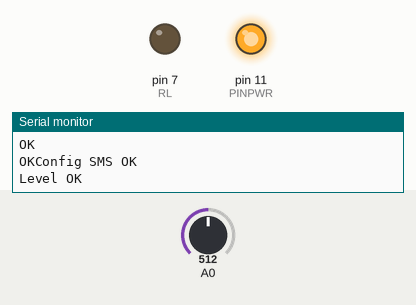
Recording of a sketch running on a simulated Arduino Leonardo, built with avr-gcc and run on an emulated ATmega32U4. On the bench: output pins drawn as LEDs (lit = HIGH), the last lines printed to the serial monitor. The test bench sets the inputs (shaded band); at power-on: A0 = 512. The modem accepts every AT command (registered, SIM ready, sends succeed) and sends nothing else.

Above: at 1.8 s.
1.9 s: A0 set to 783
3.4 s: A0 set to 812
At 5.0 s:
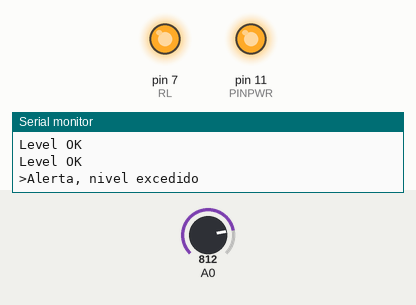
7.5 s: A0 set to 790
At 8.4 s:
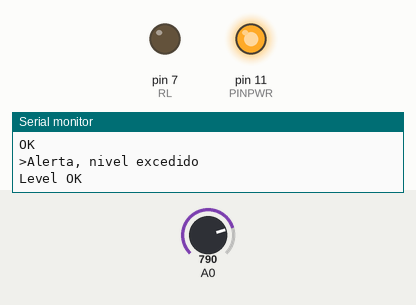
9.5 s: A0 set to 810
At 11.2 s:
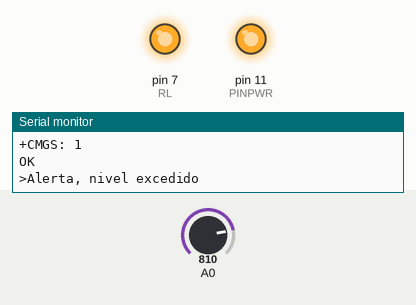
Timing chart, 0 to 12.5 s (numbered marks = the images above; inputs shaded):
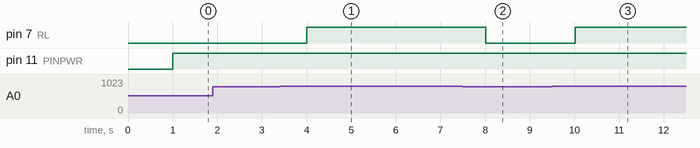

Measured:
- the behaviour switches between 800 and 801 on A0 (found by bisection; images 0 and 1)
- after the input at 3.4 s, pin 7 (RL): LOW → HIGH after 0.61 s
- after the input at 7.5 s, pin 7 (RL): HIGH → LOW after 0.52 s
- after the input at 9.5 s, pin 7 (RL): LOW → HIGH after 0.52 s

The sketch:

Test_3GBee_TIC_SMS_Send.ino
```cpp
/* ==================================================================================
 MCI Electronics www.olimex.cl

 Archivo:  Test_3GBee_TIC.ino

 Descripción: Realiza la lectura de un sensor LDR y si pasa el umbral envía un SMS
 a un celular definido.

 Dispositivo: XBee IO Pro V2 (Arduino compatible)
              TIC (Arduino compatible)

 Microcontrolador: ATmega32U4

 ==================================================================================
 //  Ver | dd mmm yyyy | Author  | Description
 // =====|=============|========|=====================================================
 // 1.00 | 19 MAY 2016 | D.M   | First release
 // ==================================================================================*/


//#define PINPWR 12  // XBee IO Pro V2
#define PINPWR 11  // TIC

//#define RL 8  // Relé XBee IO Pro V2
#define RL 7  // Relé TIC

char bufferAnswer[200];
char *pEnd;
char *pStart;
int counter = 0;
int ldrSensor;
boolean alerta = LOW;

void setup()
{
  Serial.begin(115200);
  Serial1.begin(115200);

  pinMode(RL, OUTPUT);
}

void loop()
{
  static int state = 1;

  ldrSensor = analogRead(A0);
  if(ldrSensor > 800)
  {
    digitalWrite(RL, HIGH);
    alerta = HIGH;
  }
  else
  {
    digitalWrite(RL, LOW);
  }

  switch(state)
  {
    case 1:
      if(ModemON() == HIGH)
      {
        state = 2;
      }

    break;

    case 2:
      if(ConfigSMS() == HIGH)
      {
        state = 3;
      }

    break;

    case 3:

    if(alerta == HIGH)  // umbral asignado
    {
      if(SendCommand("AT+CMGS=\"+569XXXXXXXX\"", ">", 3000, HIGH) == '1')  // <---- Número para envío de alerta +569XXXXXXXX
      {
        Serial1.print("Alerta, nivel excedido");
        Serial1.write(26);
        alerta = LOW;
        Serial.println("Alerta, nivel excedido");
        delay(1000);
      }
      else
      {
        state = 1;
      }
    }
    else
    {
      Serial.println("Level OK");
      delay(1000);
    }
   break;
  }
}

// ----------------------------------
boolean ModemON()
{
  boolean onState;
  pinMode(PINPWR, OUTPUT);
  delay(1000);
  digitalWrite(PINPWR, HIGH);
  if(SendCommand("AT", "OK", 1000, HIGH) == '1')
  {
    Serial.println("Modem ON");
    onState = HIGH;
  }
  else
  {
    Serial.println("Modem OFF");
    onState = LOW;
  }
  return onState;
}

// ----------------------------------
boolean ConfigSMS()
{
  boolean onState;
  if(SendCommand("AT+CMGF=1", "OK", 1000, HIGH) == '1')
  {
    if(SendCommand("AT+CSCS=\"GSM\"", "OK", 1000, HIGH) == '1')
    {
      Serial.println("Config SMS OK");
      onState = HIGH;
    }
  }
  else
  {
    Serial.println("Config SMS Fail");
    onState = LOW;
  }
  return onState;
}

// ----------------------------------
char SendCommand(char *command, char *ack, unsigned long time, boolean resp)
{
  char *pTemptBuff = bufferAnswer;
  unsigned long timeOut = millis() + time;
  char rCode = '0';

  Serial1.flush();
  Serial1.println(command);
  //Serial.println(command);  // solo debug

  if(resp == HIGH)
  {
    do
      {
        if(Serial1.available() > 0)
          {
            char dataIn = Serial1.read();
            Serial.print(dataIn);
            if(pTemptBuff < (bufferAnswer + sizeof(bufferAnswer))-1)
            {
              *(pTemptBuff++) = dataIn;
              *pTemptBuff = '\0';
              timeOut = millis() + time;
              if(strstr(bufferAnswer, ack))
              {
                rCode = '1';
                break;
              }
            }
            else
            {
              pTemptBuff = bufferAnswer;
            }
          }
      }while(timeOut > millis());
  }

  if(timeOut < millis())
    {
      rCode = '2';
      Serial.println("  Time out");
    }
  //Serial.println(rCode,DEC);   // solo debug
  return rCode;
}
```
